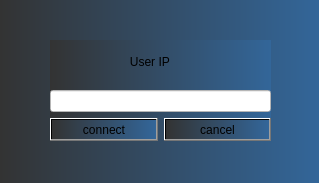
<?xml version="1.0" encoding="UTF-8"?>
<ui version="4.0">
 <class>ConnectDialog</class>
 <widget class="QDialog" name="ConnectDialog">
  <property name="geometry">
   <rect>
    <x>0</x>
    <y>0</y>
    <width>319</width>
    <height>183</height>
   </rect>
  </property>
  <property name="windowTitle">
   <string>Dialog</string>
  </property>
  <property name="styleSheet">
   <string notr="true">background:qlineargradient(spread:pad, x1:0, y1:0, x2:1, y2:0, stop:0 #333, stop:1 #369)</string>
  </property>
  <widget class="QWidget" name="">
   <property name="geometry">
    <rect>
     <x>50</x>
     <y>40</y>
     <width>221</width>
     <height>101</height>
    </rect>
   </property>
   <layout class="QVBoxLayout" name="verticalLayout">
    <item>
     <widget class="QLabel" name="label">
      <property name="text">
       <string>                        User IP</string>
      </property>
     </widget>
    </item>
    <item>
     <widget class="QLineEdit" name="user_ip">
      <property name="styleSheet">
       <string notr="true">
background: rgb(255, 255, 255)</string>
      </property>
     </widget>
    </item>
    <item>
     <layout class="QHBoxLayout" name="horizontalLayout">
      <item>
       <widget class="QPushButton" name="connect">
        <property name="text">
         <string>connect</string>
        </property>
       </widget>
      </item>
      <item>
       <widget class="QPushButton" name="cancel">
        <property name="text">
         <string>cancel</string>
        </property>
       </widget>
      </item>
     </layout>
    </item>
   </layout>
  </widget>
 </widget>
 <resources/>
 <connections/>
</ui>
